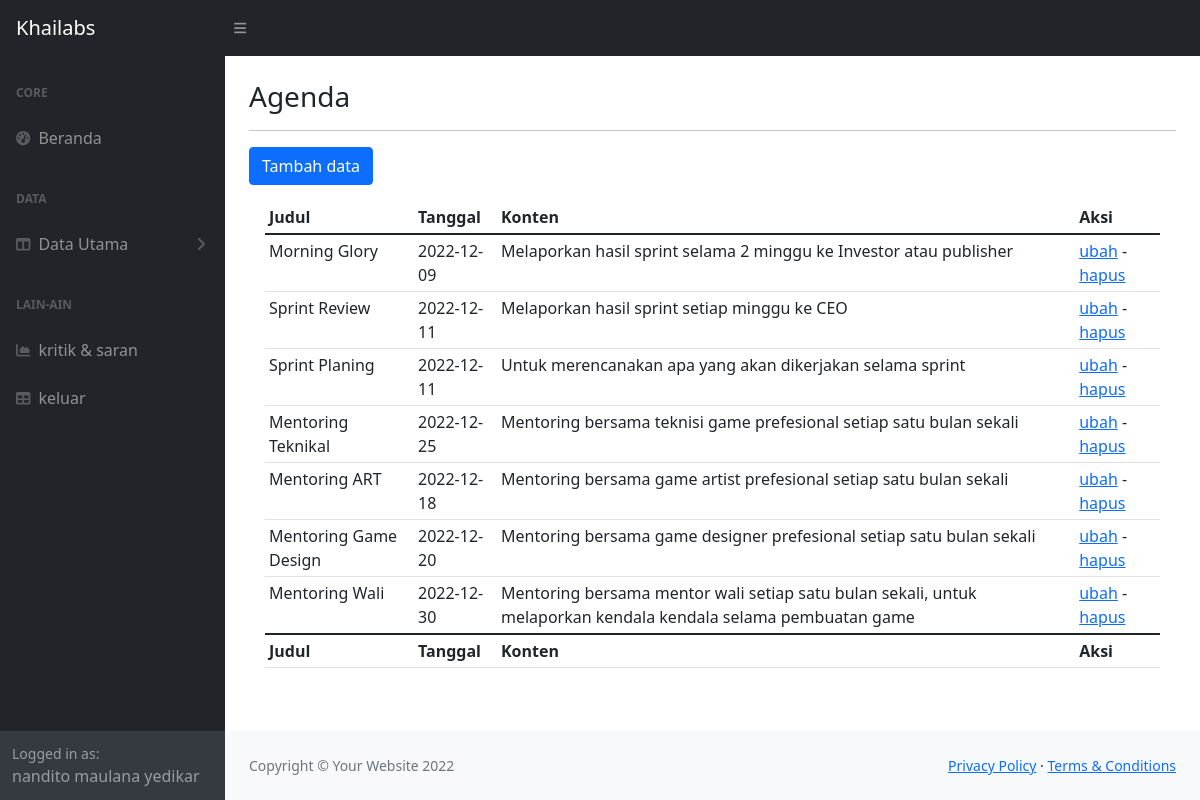
The page /admin/?hal=agenda (signed in) on the database its author committed.
### tables this page shows
CREATE TABLE `tb_agenda` (
  `id_agenda` int(11) NOT NULL,
  `judul_agenda` text NOT NULL,
  `konten_agenda` text NOT NULL,
  `tanggal` date NOT NULL,
  `id_user` int(11) NOT NULL
);

### admin/halaman/agenda.php (the view)
<h3 class="mt-4">Agenda</h3>
<hr>
<a href=".?hal=tambahagenda" class="btn btn-primary">Tambah data</a>
<div class="card-body">
    <table class="table table-stripet table-sm" id="datatablesSimple" widthe="100%" callspacing="0">
        <thead>
            <tr>
                <th>Judul</th>
                <th>Tanggal</th>
                <th>Konten</th>
                <th>Aksi</th>
            </tr>
        </thead>
        <tfoot>
            <tr>
                <th>Judul</th>
                <th>Tanggal</th>
                <th>Konten</th>
                <th>Aksi</th>
            </tr>
        </tfoot>
        <tbody>
            <?php
            $sql = "SELECT * FROM tb_agenda";
            $q = mysqli_query($k,$sql);
            while ($r = mysqli_fetch_assoc($q)){
            ?>
            <tr>
                <td><?=$r['judul_agenda']?></td>
                <td><?=$r['tanggal']?></td>
                <td><?=$r['konten_agenda']?></td>
                <td>
                    <a href=".?hal=ubahagenda&id=<?=$r['id_agenda']?>">ubah</a>
                    -
                    <a onclick="return confirm('Apakah anda yakin ingin menghapus ?')" href=".?hal=hapusagenda&id=<?=$r['id_agenda']?>">hapus</a>
                </td>
            </tr>
            <?php } ?>
        </tbody>
    </table>
</div>

### admin/index.php (shortened to what this page needs)
<?php
    if(empty($_SESSION['iduser'])){
        echo "<script>location='login.php'</script>";
    }else{
?>
<!DOCTYPE html>
<html lang="en">
<head>
        <link href="https://cdn.jsdelivr.net/npm/simple-datatables@latest/dist/style.css" rel="stylesheet" />
        <link href="css/styles.css" rel="stylesheet" />
    </head>
    <body class="sb-nav-fixed">
        <nav class="sb-topnav navbar navbar-expand navbar-dark bg-dark">
            <a class="navbar-brand ps-3" href="index.php">Khailabs</a>
                <button class="btn btn-link btn-sm order-1 order-lg-0 me-4 me-lg-0" id="sidebarToggle" href="#!"><i class="fas fa-bars"></i></button>
        </nav>
        <div id="layoutSidenav">
            <div id="layoutSidenav_nav">
                <nav class="sb-sidenav accordion sb-sidenav-dark" id="sidenavAccordion">
                    <div class="sb-sidenav-menu">
                        <div class="nav">
                            <div class="sb-sidenav-menu-heading">Core</div>
                            <a class="nav-link" href=".">
                                <div class="sb-nav-link-icon"><i class="fas fa-tachometer-alt"></i></div>
                                Beranda
                            </a>
                            <div class="sb-sidenav-menu-heading">Data</div>
                            <a class="nav-link collapsed" href="#" data-bs-toggle="collapse" data-bs-target="#collapseLayouts" aria-expanded="false" aria-controls="collapseLayouts">
                                <div class="sb-nav-link-icon"><i class="fas fa-columns"></i></div>
                                Data Utama
                                <div class="sb-sidenav-collapse-arrow"><i class="fas fa-angle-down"></i></div>
                            </a>
                            <div class="sb-sidenav-menu-heading">Lain-ain</div>
                            <a class="nav-link" href=".?hal=kritik">
                                <div class="sb-nav-link-icon"><i class="fas fa-chart-area"></i></div>
                                kritik & saran
                            </a>
                            <a class="nav-link" href=".?hal=keluar">
                                <div class="sb-nav-link-icon"><i class="fas fa-table"></i></div>
                                keluar
                            </a>
                        </div>
                    </div>
                    <div class="sb-sidenav-footer">
                        <div class="small">Logged in as:</div>
                        <?=$_SESSION['namauser']?>
                    </div>
                </nav>
            </div>
            <div id="layoutSidenav_content">
                <main>
                    <div class="container-fluid px-4">
                        <?php
                            $hal = @$_GET['hal'];
                            $beranda = "halaman/beranda.php";
                            $p = "halaman/$hal.php";
                            if (!empty($hal)&& file_exists($p)) {
                                include "$p";
                            }
                            else{
                                include "$beranda";
                            }
                        ?>
                    </div>
                </main>
                <footer class="py-4 bg-light mt-auto">
                    <div class="container-fluid px-4">
                        <div class="d-flex align-items-center justify-content-between small">
                            <div class="text-muted">Copyright &copy; Your Website 2022</div>
                            <div>
                                <a href="#">Privacy Policy</a>
                                &middot;
                                <a href="#">Terms &amp; Conditions</a>
                            </div>
                        </div>
                    </div>
                </footer>
            </div>
        </div>
    </body>
</html>
<?php } ?>

### rows shown on the page
tb_agenda: judul_agenda "Morning Glory", tanggal "2022-12-09", konten_agenda "Melaporkan hasil sprint selama 2 minggu ke Investor atau publisher"
tb_agenda: judul_agenda "Sprint Review", tanggal "2022-12-11", konten_agenda "Melaporkan hasil sprint setiap minggu ke CEO"
tb_agenda: judul_agenda "Sprint Planing", tanggal "2022-12-11", konten_agenda "Untuk merencanakan apa yang akan dikerjakan selama sprint"
tb_agenda: judul_agenda "Mentoring Teknikal", tanggal "2022-12-25", konten_agenda "Mentoring bersama teknisi game prefesional setiap satu bulan sekali"
tb_agenda: judul_agenda "Mentoring ART", tanggal "2022-12-18", konten_agenda "Mentoring bersama game artist prefesional setiap satu bulan sekali"
tb_agenda: judul_agenda "Mentoring Game Design", tanggal "2022-12-20", konten_agenda "Mentoring bersama game designer prefesional setiap satu bulan sekali"
tb_agenda: judul_agenda "Mentoring Wali", tanggal "2022-12-30", konten_agenda "Mentoring bersama mentor wali setiap satu bulan sekali, untuk melaporkan kendala kendala selama pembuatan game"

### other values the page prints
$_SESSION['namauser'] "nandito maulana yedikar"
